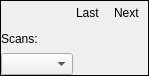
<?xml version="1.0" encoding="UTF-8"?>
<ui version="4.0">
 <class>Frame</class>
 <widget class="QFrame" name="Frame">
  <property name="geometry">
   <rect>
    <x>0</x>
    <y>0</y>
    <width>149</width>
    <height>76</height>
   </rect>
  </property>
  <property name="windowTitle">
   <string>Frame</string>
  </property>
  <property name="frameShape">
   <enum>QFrame::Panel</enum>
  </property>
  <layout class="QGridLayout" name="gridLayout">
   <property name="leftMargin">
    <number>0</number>
   </property>
   <property name="topMargin">
    <number>0</number>
   </property>
   <property name="rightMargin">
    <number>0</number>
   </property>
   <property name="bottomMargin">
    <number>0</number>
   </property>
   <property name="spacing">
    <number>3</number>
   </property>
   <item row="3" column="1">
    <widget class="QLabel" name="lastFSNLabel">
     <property name="text">
      <string/>
     </property>
    </widget>
   </item>
   <item row="1" column="1">
    <widget class="QLabel" name="lastScanLabel">
     <property name="text">
      <string/>
     </property>
    </widget>
   </item>
   <item row="1" column="2">
    <widget class="QLabel" name="nextScanLabel">
     <property name="text">
      <string/>
     </property>
    </widget>
   </item>
   <item row="3" column="2">
    <widget class="QLabel" name="nextFSNLabel">
     <property name="text">
      <string/>
     </property>
    </widget>
   </item>
   <item row="3" column="0">
    <widget class="QComboBox" name="prefixComboBox"/>
   </item>
   <item row="1" column="0">
    <widget class="QLabel" name="label">
     <property name="text">
      <string>Scans:</string>
     </property>
    </widget>
   </item>
   <item row="0" column="1">
    <widget class="QLabel" name="label_2">
     <property name="text">
      <string>Last</string>
     </property>
    </widget>
   </item>
   <item row="0" column="2">
    <widget class="QLabel" name="label_3">
     <property name="text">
      <string>Next</string>
     </property>
    </widget>
   </item>
  </layout>
 </widget>
 <resources/>
 <connections/>
</ui>
